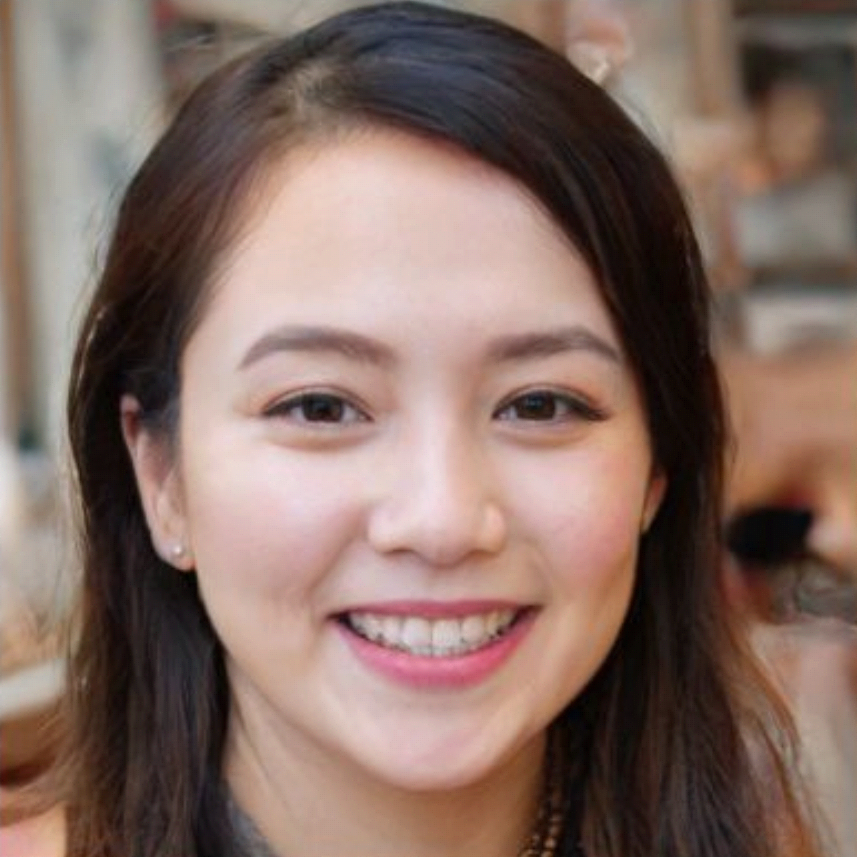
#> input picture datasets/aug_utils/7.png, 857 x 857 px
$ python rotate.py
#> lines starting #> are read from the running program, lines starting #| are printed output that depends on the picture
import cv2
import random

class Rotate(object):

    def __init__(self, angle_range=[-10, 10]):
        self.angle_range = angle_range

    def _rotate(self, img_cv2, angle):
        h, w = img_cv2.shape[0:2]
        center = (w/2, h/2)
        M = cv2.getRotationMatrix2D(center, angle=angle, scale=1.0)
        img_res = cv2.warpAffine(img_cv2, M, (w, h))
        return img_res

    def __call__(self, img_cv2):
        angle = random.uniform(a=min(self.angle_range), b=max(self.angle_range))
        return self._rotate(img_cv2, 10)


if __name__=='__main__':

    img_cv2 = cv2.imread('./7.png')
#> img_cv2 is the input picture: shape (857, 857, 3); mean B, G, R 99.5, 108.7, 132.8
    print(img_cv2.shape)
#| (857, 857, 3)
    img_cv2 = cv2.resize(img_cv2, (256, 256))
#> img_cv2: shape (256, 256, 3)
    img_res = Rotate()(img_cv2)
#> in _rotate, `img_res = cv2.warpAffine(img_cv2, M, (w, h))`:
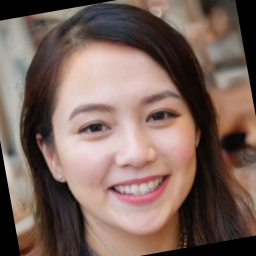
#> img_res: shape (256, 256, 3); mean B, G, R 92.3, 100.5, 123.1
    cv2.imshow('result', img_res)
    cv2.waitKey(0)
